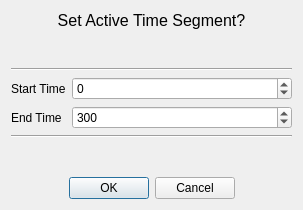
<?xml version="1.0" encoding="UTF-8"?>
<ui version="4.0">
 <class>stActTmSeg</class>
 <widget class="QDialog" name="stActTmSeg">
  <property name="geometry">
   <rect>
    <x>0</x>
    <y>0</y>
    <width>303</width>
    <height>210</height>
   </rect>
  </property>
  <property name="windowTitle">
   <string>Render Farming</string>
  </property>
  <property name="modal">
   <bool>true</bool>
  </property>
  <layout class="QVBoxLayout" name="verticalLayout">
   <item>
    <widget class="QLabel" name="label_sats_title">
     <property name="font">
      <font>
       <pointsize>12</pointsize>
      </font>
     </property>
     <property name="text">
      <string>Set Active Time Segment?</string>
     </property>
     <property name="alignment">
      <set>Qt::AlignCenter</set>
     </property>
    </widget>
   </item>
   <item>
    <spacer name="verticalSpacer">
     <property name="orientation">
      <enum>Qt::Vertical</enum>
     </property>
     <property name="sizeHint" stdset="0">
      <size>
       <width>20</width>
       <height>40</height>
      </size>
     </property>
    </spacer>
   </item>
   <item>
    <widget class="Line" name="line">
     <property name="orientation">
      <enum>Qt::Horizontal</enum>
     </property>
    </widget>
   </item>
   <item>
    <layout class="QFormLayout" name="formLayout">
     <item row="0" column="0">
      <widget class="QLabel" name="label_sats_start">
       <property name="text">
        <string>Start Time</string>
       </property>
      </widget>
     </item>
     <item row="1" column="0">
      <widget class="QLabel" name="label_sats_end">
       <property name="text">
        <string>End Time</string>
       </property>
      </widget>
     </item>
     <item row="0" column="1">
      <widget class="QSpinBox" name="sats_start_sb">
       <property name="minimum">
        <number>-65535</number>
       </property>
       <property name="maximum">
        <number>65535</number>
       </property>
      </widget>
     </item>
     <item row="1" column="1">
      <widget class="QSpinBox" name="sats_end_sb">
       <property name="suffix">
        <string/>
       </property>
       <property name="minimum">
        <number>-65535</number>
       </property>
       <property name="maximum">
        <number>65535</number>
       </property>
       <property name="value">
        <number>300</number>
       </property>
       <property name="displayIntegerBase">
        <number>10</number>
       </property>
      </widget>
     </item>
    </layout>
   </item>
   <item>
    <widget class="Line" name="line_2">
     <property name="orientation">
      <enum>Qt::Horizontal</enum>
     </property>
    </widget>
   </item>
   <item>
    <spacer name="verticalSpacer_2">
     <property name="orientation">
      <enum>Qt::Vertical</enum>
     </property>
     <property name="sizeHint" stdset="0">
      <size>
       <width>20</width>
       <height>40</height>
      </size>
     </property>
    </spacer>
   </item>
   <item>
    <widget class="QDialogButtonBox" name="sats_btnbx">
     <property name="orientation">
      <enum>Qt::Horizontal</enum>
     </property>
     <property name="standardButtons">
      <set>QDialogButtonBox::Cancel|QDialogButtonBox::Ok</set>
     </property>
     <property name="centerButtons">
      <bool>true</bool>
     </property>
    </widget>
   </item>
  </layout>
 </widget>
 <resources/>
 <connections>
  <connection>
   <sender>sats_btnbx</sender>
   <signal>accepted()</signal>
   <receiver>stActTmSeg</receiver>
   <slot>accept()</slot>
   <hints>
    <hint type="sourcelabel">
     <x>248</x>
     <y>254</y>
    </hint>
    <hint type="destinationlabel">
     <x>157</x>
     <y>274</y>
    </hint>
   </hints>
  </connection>
  <connection>
   <sender>sats_btnbx</sender>
   <signal>rejected()</signal>
   <receiver>stActTmSeg</receiver>
   <slot>reject()</slot>
   <hints>
    <hint type="sourcelabel">
     <x>316</x>
     <y>260</y>
    </hint>
    <hint type="destinationlabel">
     <x>286</x>
     <y>274</y>
    </hint>
   </hints>
  </connection>
 </connections>
</ui>
